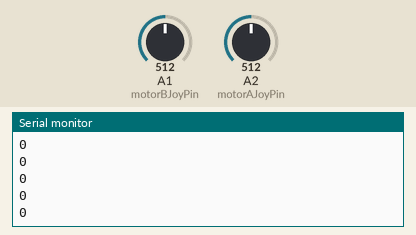
Simulated run of this sketch. Board: Arduino Uno, built with avr-gcc and run on an emulated ATmega328P. On the bench: the last lines printed to the serial monitor. The test bench sets the inputs (shaded band); at power-on: A1 (motorBJoyPin) = 512, A2 (motorAJoyPin) = 512. No radio packets arrive unless stated.

Above: at 1.2 s.
1.3 s: A1 (motorBJoyPin) set to 470
At 1.33 s:
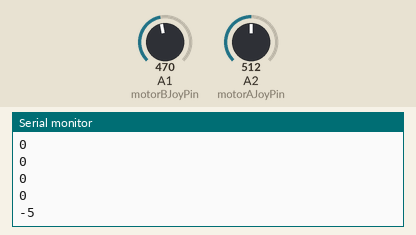
2.8 s: A1 (motorBJoyPin) set to 554
At 2.85 s:
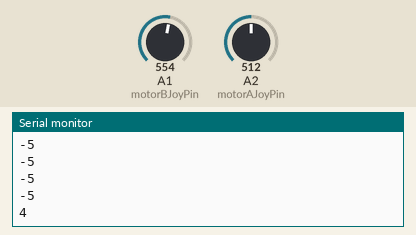
Timing chart, 0 to 5.8 s (numbered marks = the images above; inputs shaded):
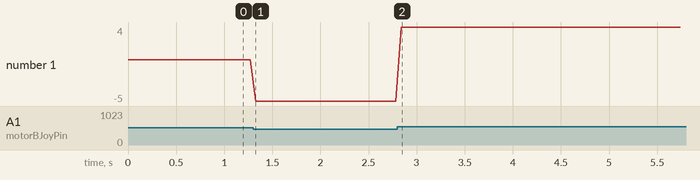

Measured:
- after the input at 1.3 s, the serial monitor: prints a new line at once (image 1)
- after the input at 2.8 s, the serial monitor: prints a new line at once (image 2)
- plotted number 1: 0 → -5 after the input at 1.3 s, -5 → 4 after the input at 2.8 s

The sketch:

Remote.ino
```cpp
#include <VirtualWire.h>

// potentiometers
//int turretPotPin = A0;
int turretPotData = 0;

int motorAJoyPin = A2;
int motorAJoyData = 0;
int motorBJoyPin = A1;
int motorBJoyData = 0;

char dataArray[20];

// transmitter
int txPin = 2;

void setup() {
  // setup transmitter
  vw_set_tx_pin(txPin);
  vw_setup(4000);

  Serial.begin(9600);
}

void loop() {
  // read potentiometers
  //turretPotData = (int) ((double) analogRead(turretPotPin) * (1000.0/1023.0)) + 1000;
  motorAJoyData = mapMotorJoyData(analogRead(motorAJoyPin));
  motorBJoyData = mapMotorJoyData(analogRead(motorBJoyPin));

  sprintf(dataArray, "%d, %d, %d.", turretPotData, motorAJoyData, motorBJoyData);
  Serial.println(motorBJoyData);

  // send data
  vw_send((uint8_t *) dataArray, sizeof(dataArray));
  vw_wait_tx();
}

int mapMotorJoyData(int data) {
  // shifts potentiometer values to values motor shield can use -200 to 200
  if (data <= 480) {
    return ((int) ((double) data * (200.0/480.0))) - 200;
  } else if (data > 544) {
    return (int) ((double) (data - 543) * (200.0/480.0));
  } else {
    return 0;
  }
}
```
